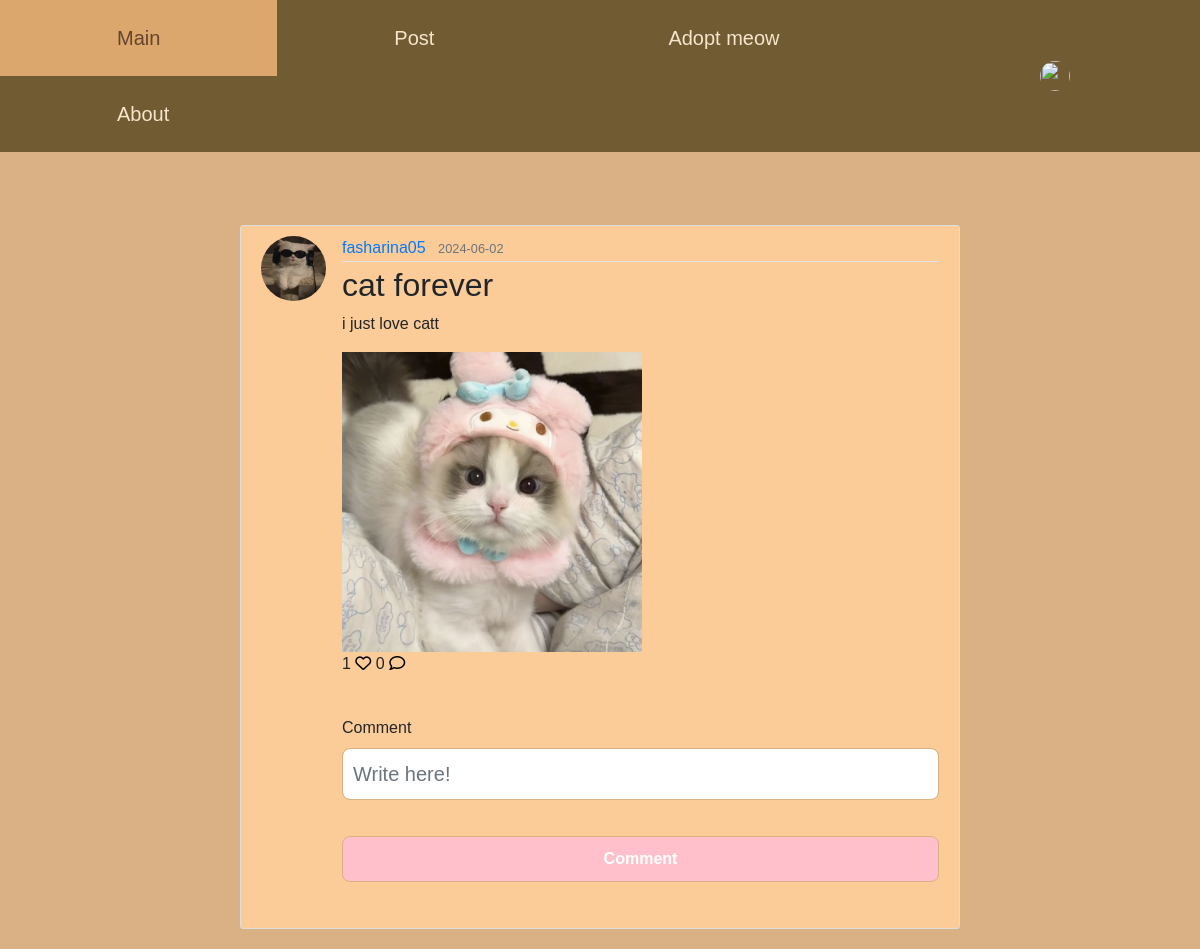
Page /2 on the earlier database version.
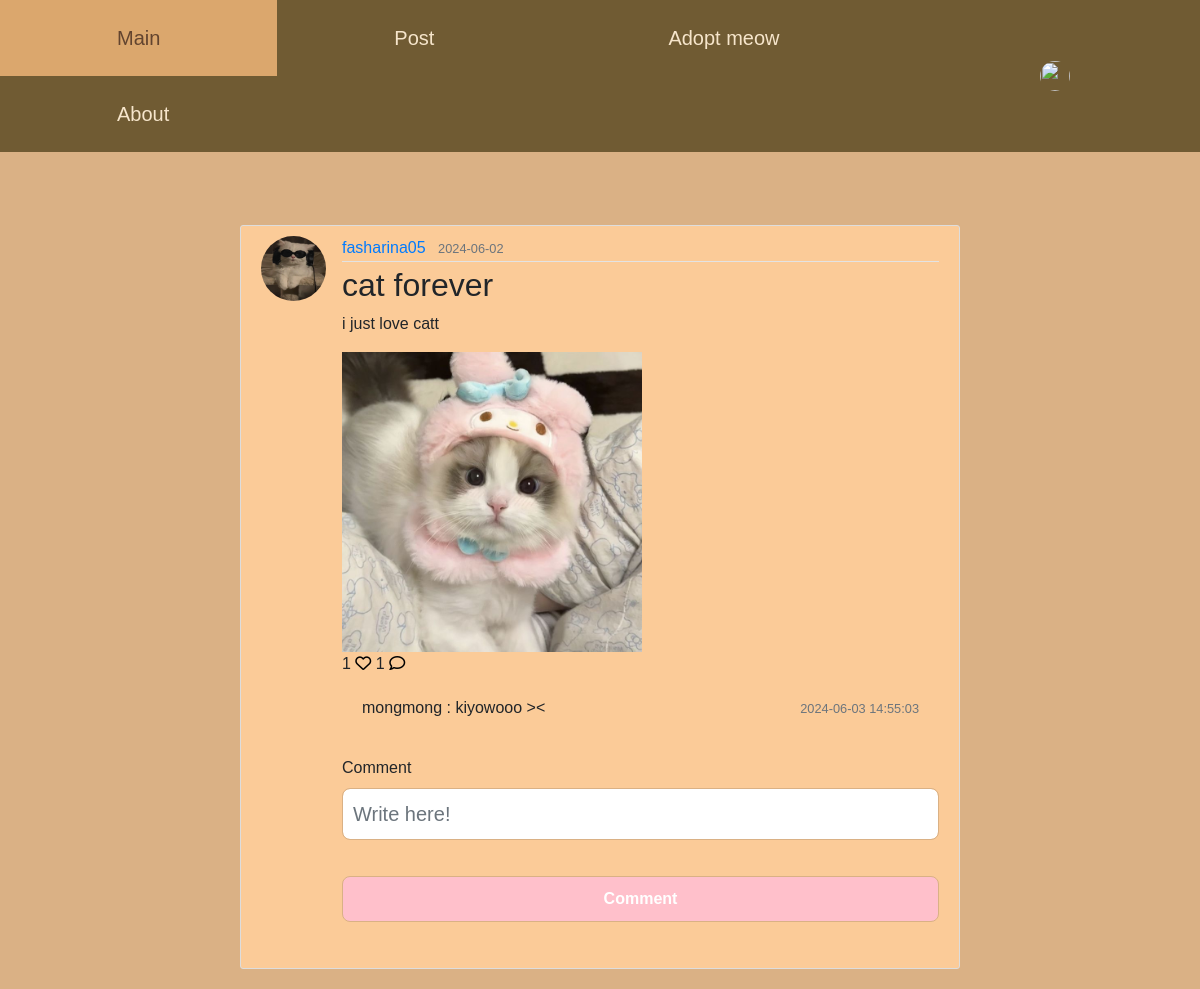
Same page on the later database version.
### home/models.py (models this page shows, shortened)
class Comment(db.Model):
    id = db.Column(db.Integer, primary_key = True)
    text = db.Column(db.String(200), nullable=False)
    date = db.Column(db.DateTime(timezone=True), nullable=False, default=func.now())
    user_id = db.Column(db.Integer, db.ForeignKey('user.id', ondelete='CASCADE'), nullable=False)
    post_id = db.Column(db.Integer, db.ForeignKey('post.id'), nullable=False)

class User(db.Model, UserMixin):
    id = db.Column(db.Integer, primary_key=True)
    fullname = db.Column(db.String(120), unique=True, nullable=False)
    email = db.Column(db.String(20), unique=True, nullable=False)
    username = db.Column(db.String(120), unique=True, nullable=False)
    password1 = db.Column(db.String(255), nullable=False)
    password2 = db.Column(db.String(255), nullable=False)
    state = db.Column(db.String(120), nullable=False)
    phonenumber = db.Column(db.String(20), unique=True, nullable=False)
    profile_pic = db.Column(db.String(255), nullable=True)
    posts = db.relationship('Post', backref='author', lazy=True)
    comments = db.relationship('Comment', backref='author', lazy=True)
    likes = db.relationship('Like', backref='author', lazy=True)
    cats = db.relationship('Cat', backref='owner', lazy=True)

### home/views.py (the view)
@views.route('/<int:post_id>')
def post(post_id):
    profile_pic= None
    if current_user.is_authenticated and current_user.profile_pic is not None:
        profile_pic = url_for('static', filename='profile_pics/' + current_user.profile_pic)
    form = CommentForm()
    post = Post.query.get_or_404(post_id)
    comments = Comment.query.all()
    return render_template('post.html', title=post.title, post=post, form=form, comments=comments, profile_pic=profile_pic)

### home/forms.py
class CommentForm(FlaskForm):
    text = StringField('Comment', validators=[DataRequired()])
    submit = SubmitField('Comment')

### home/templates/post.html (shortened to what the changed rows need)
<!DOCTYPE html>
<html>
<head>
    <link rel="stylesheet" href="https://maxcdn.bootstrapcdn.com/bootstrap/4.0.0/css/bootstrap.min.css">
    <link rel='stylesheet' type='text/css' media='screen' href="{{url_for('static',filename='main.css')}}">
</head>
<body>
    <br />
    <div class="main">
        <article class="media content-section">
            <div class="media-body">
                <h2><a class="article-title">{{ post.title }}</a></h2>
                <div>
                    {{ post.likes|length }}
                    {% if current_user in post.likes|map(attribute="author")|list %}
                    <a href="/like-post/{{post.id}}"><i class="fa-solid fa-heart" style="color: #ff330f;"></i></a>
                    {% else %}
                    <a href="/like-post/{{post.id}}"><i class="fa-regular fa-heart" style="color: #000000;"></i></a>
                    {% endif %}
                    <span />
                    {{ post.comments|length }}
                    <a href="/{{post.id}}"><i class="fa-regular fa-comment" style="color: #000000;"></i></a>
                </div>
                <div class="text-body">
                    <div class="" id="comments-{{post.id}}">
                        <div class="card-body" id="comments-expanded-{{post.id}}">
                            {% for comment in post.comments %}
                            <div class="d-flex justify-content-between align-item-center">
                                <div>
                                    <p>{{comment.author.username}} :
                                    {{comment.text}}</p>
                                </div>
                                <div>
                                    <small class="text-muted">{{comment.date}}</small>
                                </div>
                            </div>
                            {% endfor %}
                        </div>
                    </div>
                </div>
            </div>
        </article>
    </div>
</body>
</html>

Differences in the rows shown:
added Comment: author.username "mongmong", text "kiyowooo ><", date "2024-06-03 14:55:03"
Other differences:
{{ post.comments|length }}: "0" → "1"
